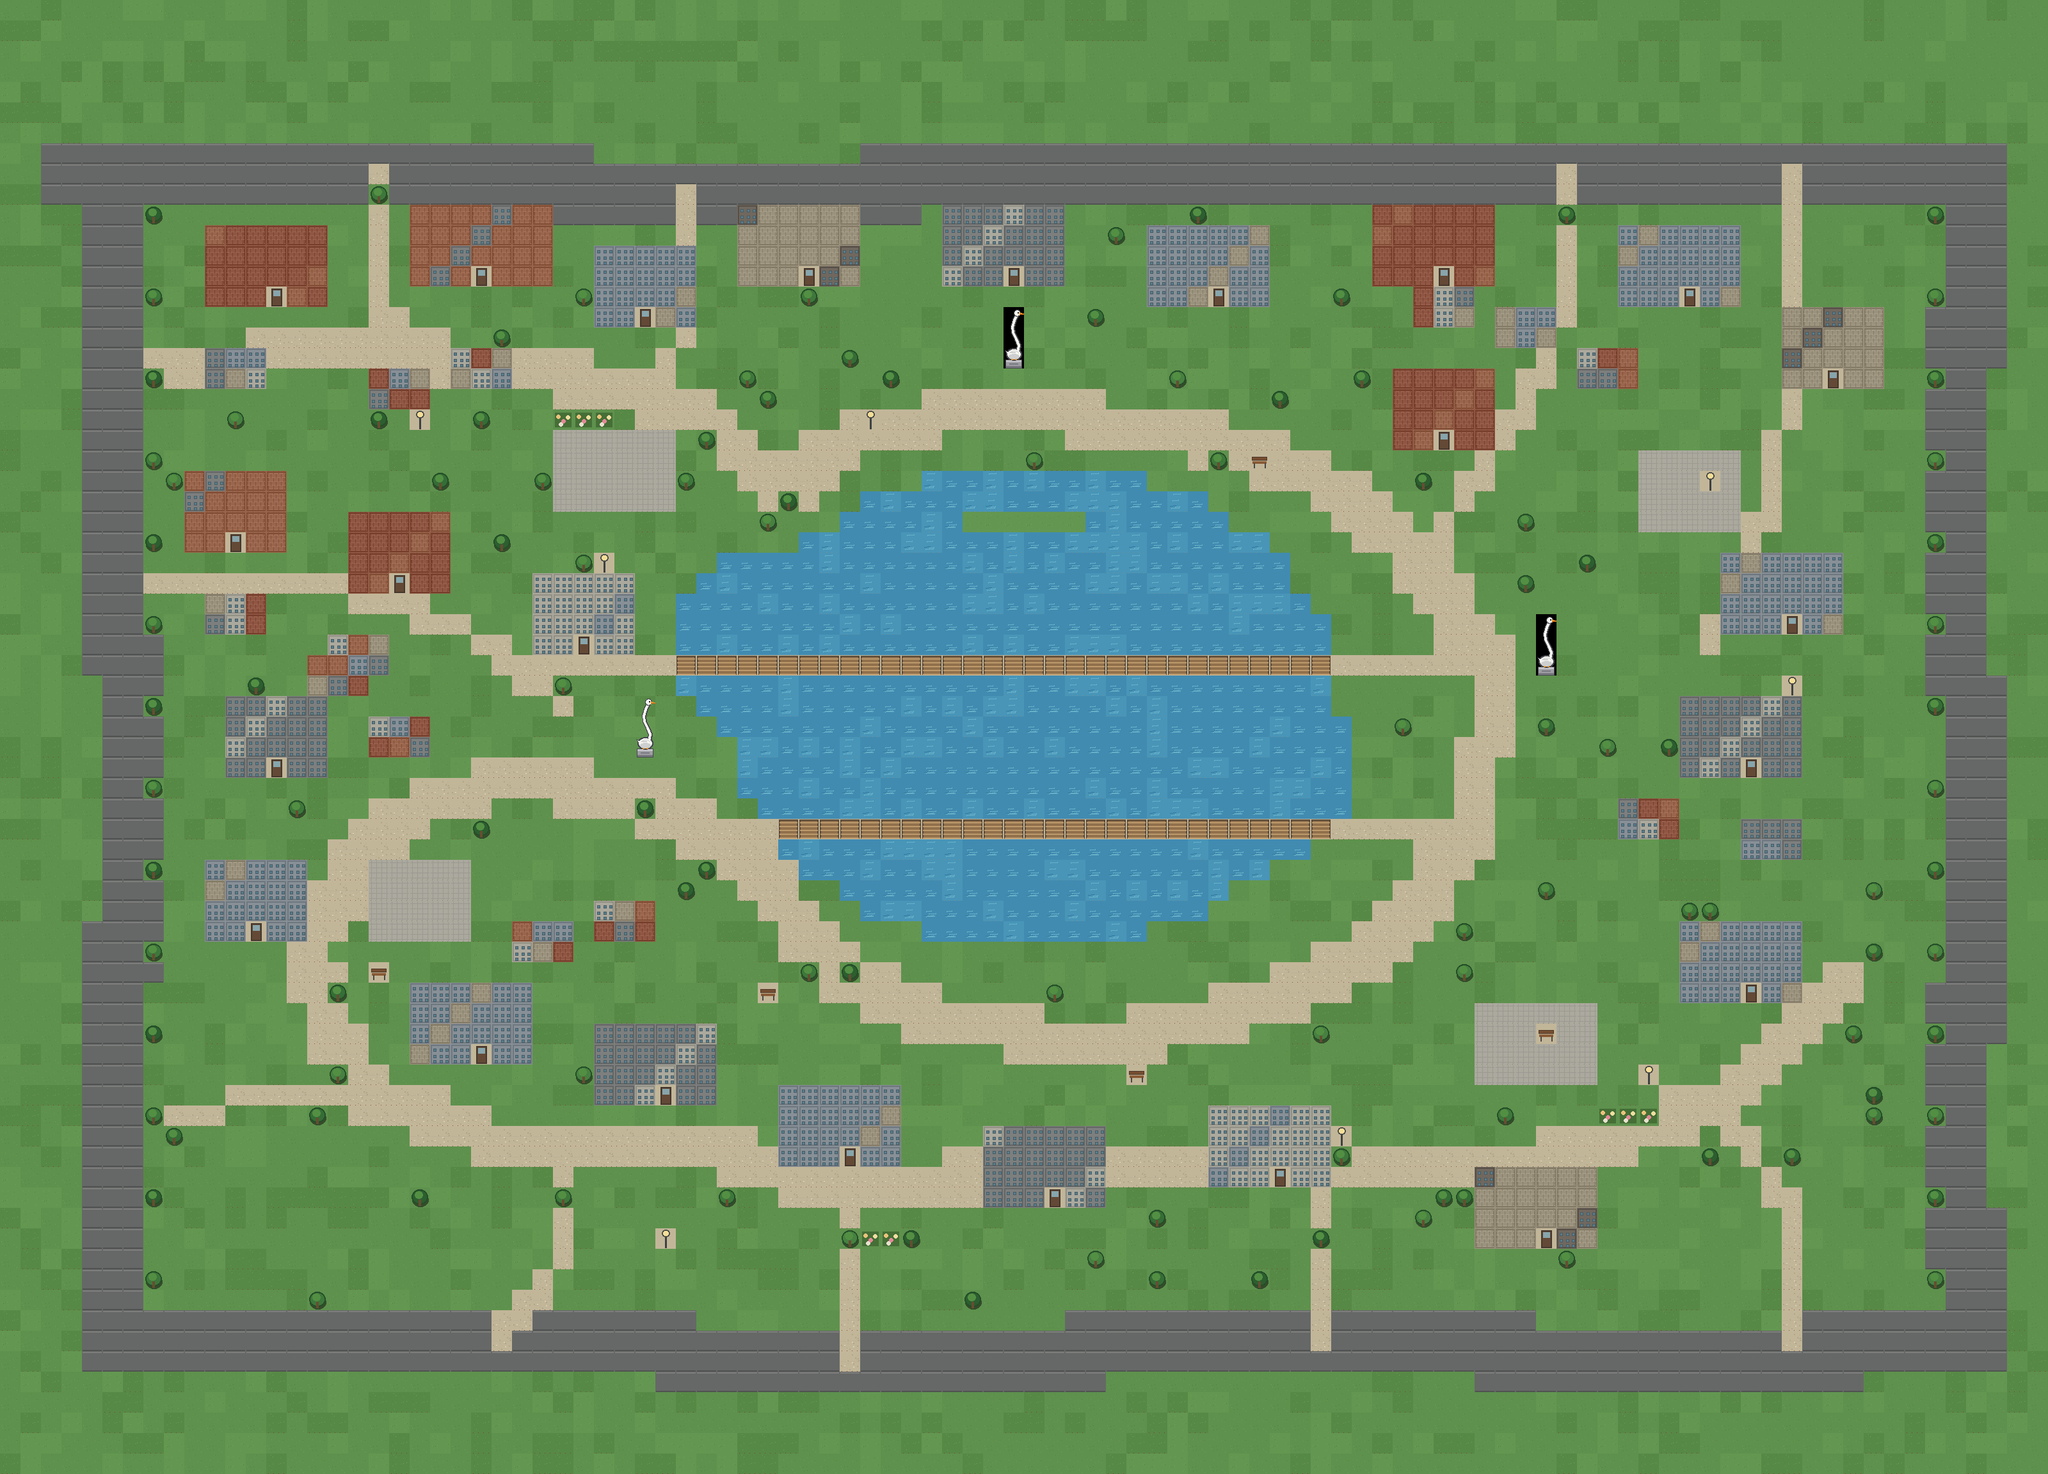

Rendered tile map (Tiled .tmx) drawn with the repository's tilesets; below, a short description and the map source with its tile grids summarised:
An orthogonal 100x72 tile map with 32x32 px tiles, 2 tile layers (Terrain_and_Paths, Buildings_Trees_and_Details) and 185 objects (153x solid, 13x prop, 3x Long Boi Statue, Campus West Entrance, University Lake, ...).

<map version="1.10" tiledversion="1.12.2" orientation="orthogonal" renderorder="right-down" width="100" height="72" tilewidth="32" tileheight="32" infinite="0" nextlayerid="5" nextobjectid="190">
 <tileset firstgid="1" source="york_campus_realistic_tiles.tsx" />
 <layer id="1" name="Terrain_and_Paths" width="100" height="72">
  <data>[7200 cells, 7200 non-empty, 12 distinct tile ids]</data>
 </layer>
 <layer id="2" name="Buildings_Trees_and_Details" width="100" height="72">
  <data>[7200 cells, 766 non-empty, 18 distinct tile ids]</data>
 </layer>
 <objectgroup id="3" name="Collision">
  <object id="1" name="James College" type="solid" x="320" y="352" width="192" height="128" />
  <object id="2" name="Vanbrugh College" type="solid" x="640" y="320" width="224" height="128" />
  <object id="3" name="JB Morrell Library" type="solid" x="928" y="384" width="160" height="128" />
  <object id="4" name="Central Hall" type="solid" x="1152" y="320" width="192" height="128" />
  <object id="5" name="Biology Buildings" type="solid" x="1472" y="320" width="192" height="128" />
  <object id="6" name="Chemistry" type="solid" x="1792" y="352" width="192" height="128" />
  <object id="7" name="Alcuin College" type="solid" x="2144" y="320" width="192" height="128" />
  <object id="8" name="Harry Fairhurst Building" type="solid" x="2528" y="352" width="192" height="128" />
  <object id="9" name="Heslington Hall" type="solid" x="2784" y="480" width="160" height="128" />
  <object id="10" name="Wentworth College" type="solid" x="288" y="736" width="160" height="128" />
  <object id="11" name="Derwent College" type="solid" x="544" y="800" width="160" height="128" />
  <object id="12" name="Market Square / YUSU" type="solid" x="832" y="896" width="160" height="128" />
  <object id="14" name="York Sport Centre" type="solid" x="640" y="1536" width="192" height="128" />
  <object id="15" name="Exhibition Centre" type="solid" x="928" y="1600" width="192" height="128" />
  <object id="16" name="Physics / Electronics" type="solid" x="1216" y="1696" width="192" height="128" />
  <object id="17" name="Environment &amp; Geography" type="solid" x="1536" y="1760" width="192" height="128" />
  <object id="18" name="Student Centre" type="solid" x="1888" y="1728" width="192" height="128" />
  <object id="19" name="Campus services" type="solid" x="2304" y="1824" width="192" height="128" />
  <object id="20" name="Heslington East link" type="solid" x="2624" y="1440" width="192" height="128" />
  <object id="21" name="Science / teaching block" type="solid" x="2624" y="1088" width="192" height="128" />
  <object id="22" name="Campus facilities" type="solid" x="2688" y="864" width="192" height="128" />
  <object id="23" name="College accommodation" type="solid" x="2176" y="576" width="160" height="128" />
  <object id="24" name="Academic block" type="solid" x="352" y="1088" width="160" height="128" />
  <object id="25" name="Arts building" type="solid" x="320" y="1344" width="160" height="128" />
  <object id="26" name="College wing" type="solid" x="320" y="544" width="96" height="64" />
  <object id="27" name="College wing" type="solid" x="576" y="576" width="96" height="64" />
  <object id="28" name="College wing" type="solid" x="704" y="544" width="96" height="64" />
  <object id="29" name="College wing" type="solid" x="320" y="928" width="96" height="64" />
  <object id="30" name="College wing" type="solid" x="512" y="992" width="96" height="64" />
  <object id="31" name="College wing" type="solid" x="2208" y="448" width="96" height="64" />
  <object id="32" name="College wing" type="solid" x="2336" y="480" width="96" height="64" />
  <object id="33" name="College wing" type="solid" x="2464" y="544" width="96" height="64" />
  <object id="34" name="College wing" type="solid" x="480" y="1024" width="96" height="64" />
  <object id="35" name="College wing" type="solid" x="576" y="1120" width="96" height="64" />
  <object id="36" name="College wing" type="solid" x="800" y="1440" width="96" height="64" />
  <object id="37" name="College wing" type="solid" x="928" y="1408" width="96" height="64" />
  <object id="38" name="College wing" type="solid" x="2528" y="1248" width="96" height="64" />
  <object id="39" name="College wing" type="solid" x="2720" y="1280" width="96" height="64" />
  <object id="40" name="Tree" type="solid" x="224" y="320" width="32" height="32" />
  <object id="41" name="Tree" type="solid" x="3008" y="320" width="32" height="32" />
  <object id="42" name="Tree" type="solid" x="224" y="448" width="32" height="32" />
  <object id="43" name="Tree" type="solid" x="3008" y="448" width="32" height="32" />
  <object id="44" name="Tree" type="solid" x="224" y="576" width="32" height="32" />
  <object id="45" name="Tree" type="solid" x="3008" y="576" width="32" height="32" />
  <object id="46" name="Tree" type="solid" x="224" y="704" width="32" height="32" />
  <object id="47" name="Tree" type="solid" x="3008" y="704" width="32" height="32" />
  <object id="48" name="Tree" type="solid" x="224" y="832" width="32" height="32" />
  <object id="49" name="Tree" type="solid" x="3008" y="832" width="32" height="32" />
  <object id="50" name="Tree" type="solid" x="224" y="960" width="32" height="32" />
  <object id="51" name="Tree" type="solid" x="3008" y="960" width="32" height="32" />
  <object id="52" name="Tree" type="solid" x="224" y="1088" width="32" height="32" />
  <object id="53" name="Tree" type="solid" x="3008" y="1088" width="32" height="32" />
  <object id="54" name="Tree" type="solid" x="224" y="1216" width="32" height="32" />
  <object id="55" name="Tree" type="solid" x="3008" y="1216" width="32" height="32" />
  <object id="56" name="Tree" type="solid" x="224" y="1344" width="32" height="32" />
  <object id="57" name="Tree" type="solid" x="3008" y="1344" width="32" height="32" />
  <object id="58" name="Tree" type="solid" x="224" y="1472" width="32" height="32" />
  <object id="59" name="Tree" type="solid" x="3008" y="1472" width="32" height="32" />
  <object id="60" name="Tree" type="solid" x="224" y="1600" width="32" height="32" />
  <object id="61" name="Tree" type="solid" x="3008" y="1600" width="32" height="32" />
  <object id="62" name="Tree" type="solid" x="224" y="1728" width="32" height="32" />
  <object id="63" name="Tree" type="solid" x="3008" y="1728" width="32" height="32" />
  <object id="64" name="Tree" type="solid" x="224" y="1856" width="32" height="32" />
  <object id="65" name="Tree" type="solid" x="3008" y="1856" width="32" height="32" />
  <object id="66" name="Tree" type="solid" x="224" y="1984" width="32" height="32" />
  <object id="67" name="Tree" type="solid" x="3008" y="1984" width="32" height="32" />
  <object id="68" name="Tree" type="solid" x="768" y="832" width="32" height="32" />
  <object id="69" name="Tree" type="solid" x="1792" y="1888" width="32" height="32" />
  <object id="70" name="Tree" type="solid" x="2336" y="1728" width="32" height="32" />
  <object id="71" name="Tree" type="solid" x="2912" y="1376" width="32" height="32" />
  <object id="72" name="Tree" type="solid" x="2592" y="1152" width="32" height="32" />
  <object id="73" name="Tree" type="solid" x="2240" y="1856" width="32" height="32" />
  <object id="74" name="Tree" type="solid" x="448" y="1248" width="32" height="32" />
  <object id="75" name="Tree" type="solid" x="256" y="736" width="32" height="32" />
  <object id="76" name="Tree" type="solid" x="1056" y="1376" width="32" height="32" />
  <object id="77" name="Tree" type="solid" x="1792" y="1984" width="32" height="32" />
  <object id="78" name="Tree" type="solid" x="2624" y="1408" width="32" height="32" />
  <object id="79" name="Tree" type="solid" x="896" y="1664" width="32" height="32" />
  </objectgroup>
 <objectgroup id="4" name="Landmarks">
  <!-- 19 objects omitted --></objectgroup>
</map>
<!-- 107 of 185 objects omitted -->
